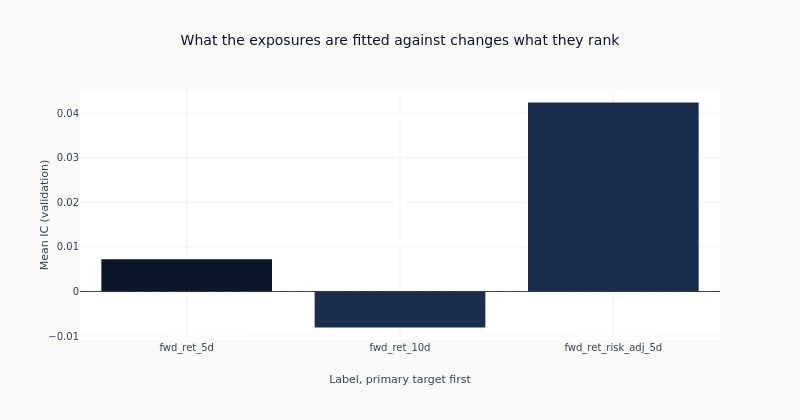

Notebook code cell kept with this figure:
### Markdown cell above
### The same map against each target

One bar per label, on one axis, with the primary target first. The bars are the quantity the
downstream comparison uses; the axis is shared so the distance between them is readable rather
than each panel filling itself.

### Code cell
panel = catalog.with_columns(
    rank=pl.col("label").replace_strict(
        {label: index for index, label in enumerate(ordered_labels)}, return_dtype=pl.Int32
    )
).sort("rank")
fig = go.Figure(
    go.Bar(
        x=panel.get_column("label").to_list(),
        y=panel.get_column("ic_mean").to_list(),
        marker_color=[
            COLORS["blue"] if label == primary else COLORS["slate"]
            for label in panel.get_column("label")
        ],
        showlegend=False,
    )
)
fig.add_hline(y=0, line_width=1, line_dash="dash", line_color=COLORS["neutral"])
fig.update_yaxes(title_text="Mean IC (validation)")
fig.update_xaxes(title_text="Label, primary target first")
fig.update_layout(
    title="What the exposures are fitted against changes what they rank",
    height=420,
    width=800,
    margin=dict(t=90),
)
# Which side of zero each bar sits on is a fact about the frame, so the alt text reads it rather
# than asserting a shape the next run may not reproduce.
sides = "; ".join(
    f"{row['label']} {'above' if row['ic_mean'] > 0 else 'below'} zero"
    for row in panel.select("label", "ic_mean").iter_rows(named=True)
)
show_plotly_with_alt(
    fig,
    "Bar chart of mean validation information coefficient, one bar per label on one axis, with the "
    "primary target in dark navy first and the two variants in slate, and a dashed zero line. "
    f"Counted from the frame: {sides}.",
)

### Figure 1 — Plotly figure (JSON) as saved in the notebook; plotly's stock layout.template omitted (floating-point values rounded to 4 significant figures)
{"data": [{"marker": {"color": ["#0a1628", "#1a2d4a", "#1a2d4a"]}, "showlegend": false, "type": "bar", "x": ["fwd_ret_5d", "fwd_ret_10d", "fwd_ret_risk_adj_5d"], "y": [0.007236, -0.008086, 0.04241]}], "layout": {"height": 420, "margin": {"t": 90}, "shapes": [{"line": {"color": "#334155", "dash": "dash", "width": 1}, "type": "line", "x0": 0, "x1": 1, "xref": "x domain", "y0": 0, "y1": 0, "yref": "y"}], "title": {"text": "What the exposures are fitted against changes what they rank"}, "width": 800, "xaxis": {"title": {"text": "Label, primary target first"}}, "yaxis": {"title": {"text": "Mean IC (validation)"}}}}
